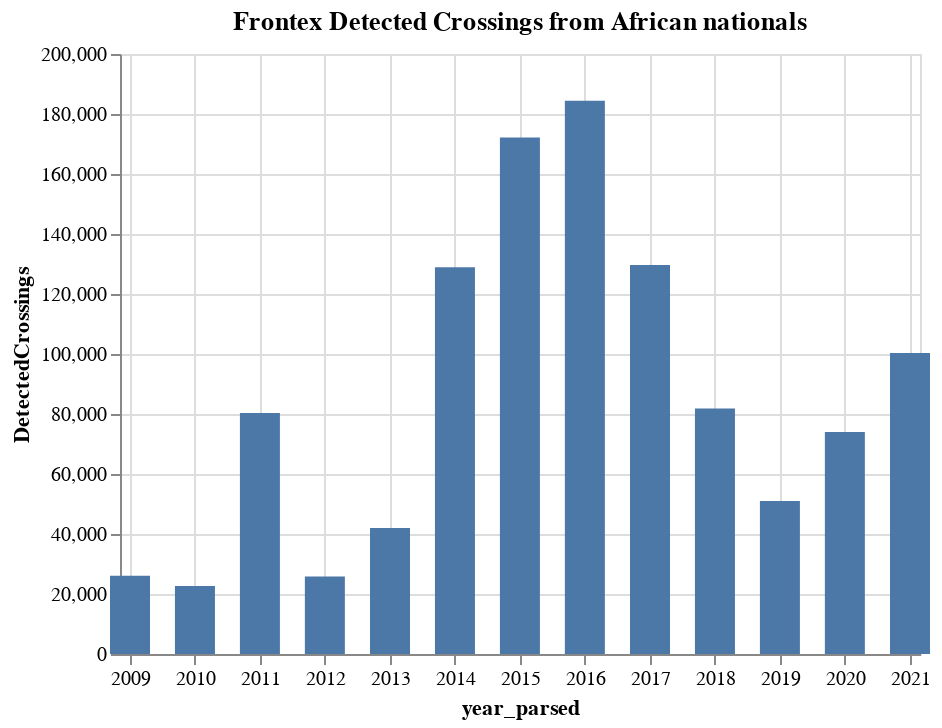

Notebook code cell kept with this figure:
### Code cell
alt.Chart(crossings_african_nationals_yearly, title='Frontex Detected Crossings from African nationals').mark_bar(width=20).encode(
    x='year_parsed',
    y='DetectedCrossings',
)

### Figure 1 — Vega-Lite specification as saved in the notebook (floating-point values rounded to 4 significant figures)
{"config": {"view": {"continuousWidth": 400, "continuousHeight": 300}}, "data": {"name": "data-fc5d96c5fc9fbd5d684945755173b040"}, "mark": {"type": "bar", "width": 20}, "encoding": {"x": {"type": "temporal", "field": "year_parsed"}, "y": {"type": "quantitative", "field": "DetectedCrossings"}}, "title": "Frontex Detected Crossings from African nationals", "$schema": "https://vega.github.io/schema/vega-lite/v4.8.1.json", "datasets": {"data-fc5d96c5fc9fbd5d684945755173b040": [{"year_parsed": "2009-01-01T00:00:00", "DetectedCrossings": 26092}, {"year_parsed": "2010-01-01T00:00:00", "DetectedCrossings": 22644}, {"year_parsed": "2011-01-01T00:00:00", "DetectedCrossings": 80373}, {"year_parsed": "2012-01-01T00:00:00", "DetectedCrossings": 25834}, {"year_parsed": "2013-01-01T00:00:00", "DetectedCrossings": 41985}, {"year_parsed": "2014-01-01T00:00:00", "DetectedCrossings": 128922}, {"year_parsed": "2015-01-01T00:00:00", "DetectedCrossings": 172191}, {"year_parsed": "2016-01-01T00:00:00", "DetectedCrossings": 184390}, {"year_parsed": "2017-01-01T00:00:00", "DetectedCrossings": 129697}, {"year_parsed": "2018-01-01T00:00:00", "DetectedCrossings": 81866}, {"year_parsed": "2019-01-01T00:00:00", "DetectedCrossings": 50987}, {"year_parsed": "2020-01-01T00:00:00", "DetectedCrossings": 73960}, {"year_parsed": "2021-01-01T00:00:00", "DetectedCrossings": 100349}]}}
